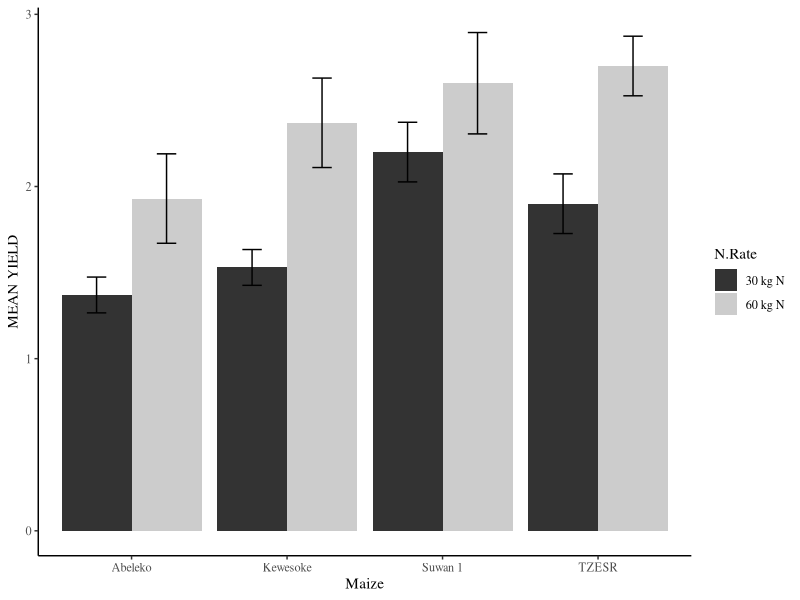

Write the R code that produced this figure.
#Interraction bar plot(N against Variety) in R
library(psych)
library(ggplot2)

data<-read.csv('Data/split.csv')


data$N<-as.factor(data$N)
data$Maize<-as.factor(data$Maize)

data2<-describeBy(data$YIELD,list(data$N,data$Maize),mat=TRUE,digits=2)

names(data2)[names(data2) =='group1'] = 'N.Rate'

names(data2)[names(data2) =='group2'] = 'Maize'

levels(data2$N.Rate)[levels(data2$N.Rate)=='0'] = '30 kg N'

levels(data2$N.Rate)[levels(data2$N.Rate)=='1'] = '60 kg N'

levels(data2$Maize)[levels(data2$Maize)=='1'] = 'Abeleko'

levels(data2$Maize)[levels(data2$Maize)=='2'] = 'Kewesoke'

levels(data2$Maize)[levels(data2$Maize)=='3'] = 'TZESR'

levels(data2$Maize)[levels(data2$Maize)=='4'] = 'SUWAN 1'

data2$se = data2$sd/sqrt(data2$n)

limits = aes(ymax = mean +(3.0*se),ymin=mean-(3.0*se))

dodge = position_dodge(width=0.9)
apatheme=theme_bw()+
  theme(panel.grid.major=element_blank(),
        panel.grid.minor=element_blank(),
        panel.border=element_blank(),
        axis.line=element_line(),
        text=element_text(family='Times'))
p=ggplot(data2,aes(x = Maize,y = mean,fill = N.Rate))+
  geom_bar(stat='identity',position=dodge)+
  geom_errorbar(limits, position=dodge, width=0.25)+
  apatheme+
  ylab('MEAN YIELD')+
  scale_fill_grey()
p



